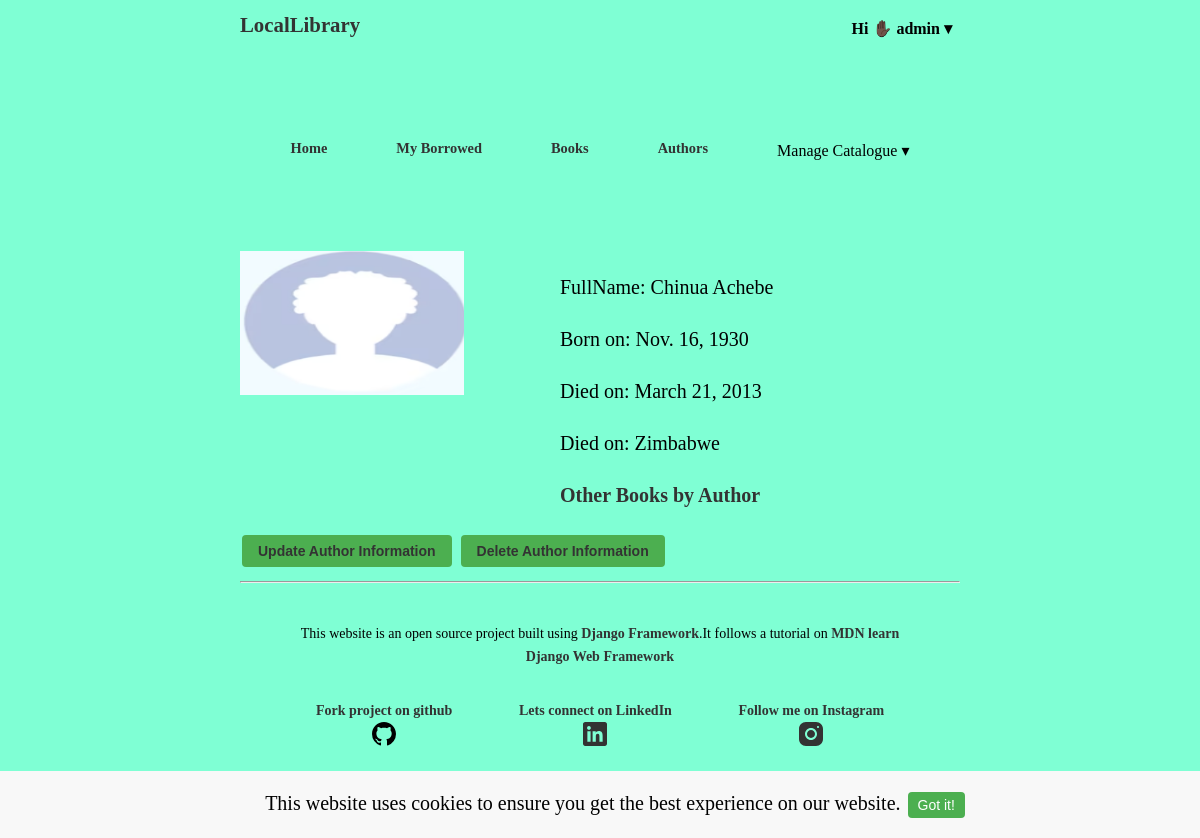
The page /catalog/author/25 (signed in) on the database its author committed.
### catalog/models.py (models this page shows, shortened)
class Author(models.Model):
    first_name = models.CharField(max_length=100)
    last_name = models.CharField(max_length=100)
    date_of_birth = models.DateField(null=True, blank=True)
    date_of_death = models.DateField('Died', null=True, blank=True)
    image = models.ImageField(upload_to='images/',null=True,default=get_default_image)
    bio = models.TextField(max_length=1000, null=True, blank=True)
    birthplace = models.ForeignKey(Country,on_delete=models.PROTECT,null=True,blank=True)
    class Meta:
        ordering = ['last_name']

class Country(models.Model):
    name = models.CharField(max_length=200, help_text='Enter country (e.g. Zimbabwe)')
    def __str__(self):
     return self.name

### catalog/views.py (the view)
# urls.py: path('author/<int:pk>', views.AuthorDetail.as_view(),name='author-detail'),
class AuthorDetail(LoginRequiredMixin,DetailView):
    model=models.Author
    template_name='catalog/author-detail.html'

### catalog/templates/catalog/author-detail.html (shortened to what this page needs)
{% extends 'base.html' %}
{% block content %}
<div class="author-detail">
<div> <img src="{{ author.image.url }}" alt="" srcset=""></div>
<div>
<p>FullName: {{ author.first_name }} {{ author.last_name }}</p>
<p>Born on: {{ author.date_of_birth }}</p>
<p>Died on: {{ author.date_of_death }}</p>
<p>Died on: {{ author.birthplace }}</p>
<p><a href="{% url 'author-books' author.pk   %}">Other Books by Author</a></p>
</div>
</div>
<button><a href="{% url 'author-update' author.pk %}">Update Author Information</a></button>
<button><a href="{% url 'author-delete' author.pk %}">Delete Author Information</a></button>
{% endblock %}

### catalog/templates/base.html (shortened to what this page needs)
<!DOCTYPE html>
<html lang="en">
<head>
  {% load static %}
  <link rel="stylesheet" href="{% static 'css/style.css'%}">
  <link rel="stylesheet" href="https://cdnjs.cloudflare.com/ajax/libs/font-awesome/4.7.0/css/font-awesome.min.css">
</head>
<body>
  <div class="cookie-notice">
    This website uses cookies to ensure you get the best experience on our website.
    <button onclick="closeCookieNotice()">Got it!</button>
  </div>
  <header>
    <nav class="navbar">
      <ul class="logo">
        <li><a href="{% url 'home' %}">LocalLibrary</a> </li>
        {% if user.is_authenticated %}
        <li class="dropdown">
          <div class="welcome-message dropbtn">Hi ✋🏿 <strong>{{ user.get_username }} &#9662;</strong></div>
        </li>
      </ul>
      <div class="menu" id="menu">
        <ul class="menu-items">
          <li><a href="{% url 'home' %}">Home</a></li>
          <li><a href="{% url 'my-borrowed' %}" class="active">My Borrowed</a></li>
          <li><a href="{% url 'books' %}">Books</a></li>
          <li><a href="{% url 'authors' %}">Authors</a></li>
          {% if perms.catalog.can_mark_returned %}
          <li class="dropdown">
            <div class="dropbtn">Manage Catalogue &#9662;</div>
          </li>
          {% endif %}
        </ul>
      </div>
    </nav>
    {% else %}
    <li><a href="{% url 'login' %}?next={{ request.path }}">Login</a>/<a href="{% url 'signup'%}">Register</a></li>
    </ul>
    {% endif %}
  </header>
  <main>
    {% block content %}{% endblock %}
  </main>
  <hr>
  <footer>
    <div class="footer-content">
      <p>This website is an open source project built using <a href="https://www.djangoproject.com/">Django
          Framework</a>.It follows a tutorial on <a
          href="https://developer.mozilla.org/en-US/docs/Learn/Server-side/Django/Introduction">MDN learn Django Web
          Framework</a> </p>
      <ul class="footer-links">
        <li>
          <a href="https://github.com/schawanji/locallibrary">Fork project on github
          </a>
        </li>
        <li>
          <a href="https://www.linkedin.com/in/schawanji/">Lets connect on LinkedIn
          </a>
        </li>
        <li>
          <a href="https://www.instagram.com/schawanji/">Follow me on Instagram
            </a>
        </li>
      </ul>
      <p>&copy; 2023. All rights reserved.</p>
    </div>
  </footer>
</body>
</html>

### catalog/static/css/style.css (style rules this page uses)
body { background-color: aquamarine; margin: 0 auto; width: 60%; line-height: 1.6; font-size: 20px; box-sizing: border-box; }
ul { list-style: none; padding: 0; margin: 0; line-height: 1.6; }
li { padding-top: 0.5rem; }
a { text-decoration: none; color: #333; font-weight: 700; }
img { max-width: 70%; max-height: 80%; width: 20rem; height: 18vh; }
.cookie-notice { position: fixed; bottom: 0; left: 0; width: 100%; background-color: #f8f8f8; padding: 1rem; text-align: center; }
.cookie-notice button { background-color: #4CAF50; color: white; border: none; padding: 5px 10px; font-size: 14px; cursor: pointer; }
.menu { padding: 1rem; margin-bottom: 3rem; }
nav ul { list-style-type: none; margin: 0; padding: 0; display: flex; justify-content: space-around; }
nav li { position: relative; }
.logo { list-style: none; display: flex; justify-content: space-between; font-size: 1.3rem; margin-bottom: 3rem; font-weight: 700; position: relative; }
.menu a, .dropdown .dropbtn { font-size: 0.9rem; padding: 0.5rem; }
.dropdown .dropbtn { font-size: 1rem; padding: 0.5rem; }
.dropdown { position: relative; display: inline-block; }
.author-detail { display: flex; text-align: justify; justify-content: start; }
.menu li { padding: 1rem; }
.menu a { text-decoration: none; }
button { background-color: #4caf50; border: none; color: white; padding: 8px 16px; text-align: center; text-decoration: none; display: inline-block; font-size: 14px; margin: 4px 2px; cursor: pointer; border-radius: 4px; }
footer { padding: 1rem; text-align: center; }
.footer-content { max-width: 90%; margin: 0 auto; }
.footer-content p { margin-bottom: 1rem; font-size: 14px; }
.footer-links { list-style-type: none; padding: 0; margin: 0; display: flex; justify-content: center; gap: 1rem; font-size: 14px; }
.footer-links li { padding: 1rem; }
.footer-links li a { color: #333; text-decoration: none; }

### rows shown on the page
Author: image (placeholder picture), first_name "Chinua", last_name "Achebe", date_of_birth "Nov. 16, 1930", date_of_death "March 21, 2013", birthplace "Zimbabwe"

### other values the page prints
{{ user.get_username }} "admin"
